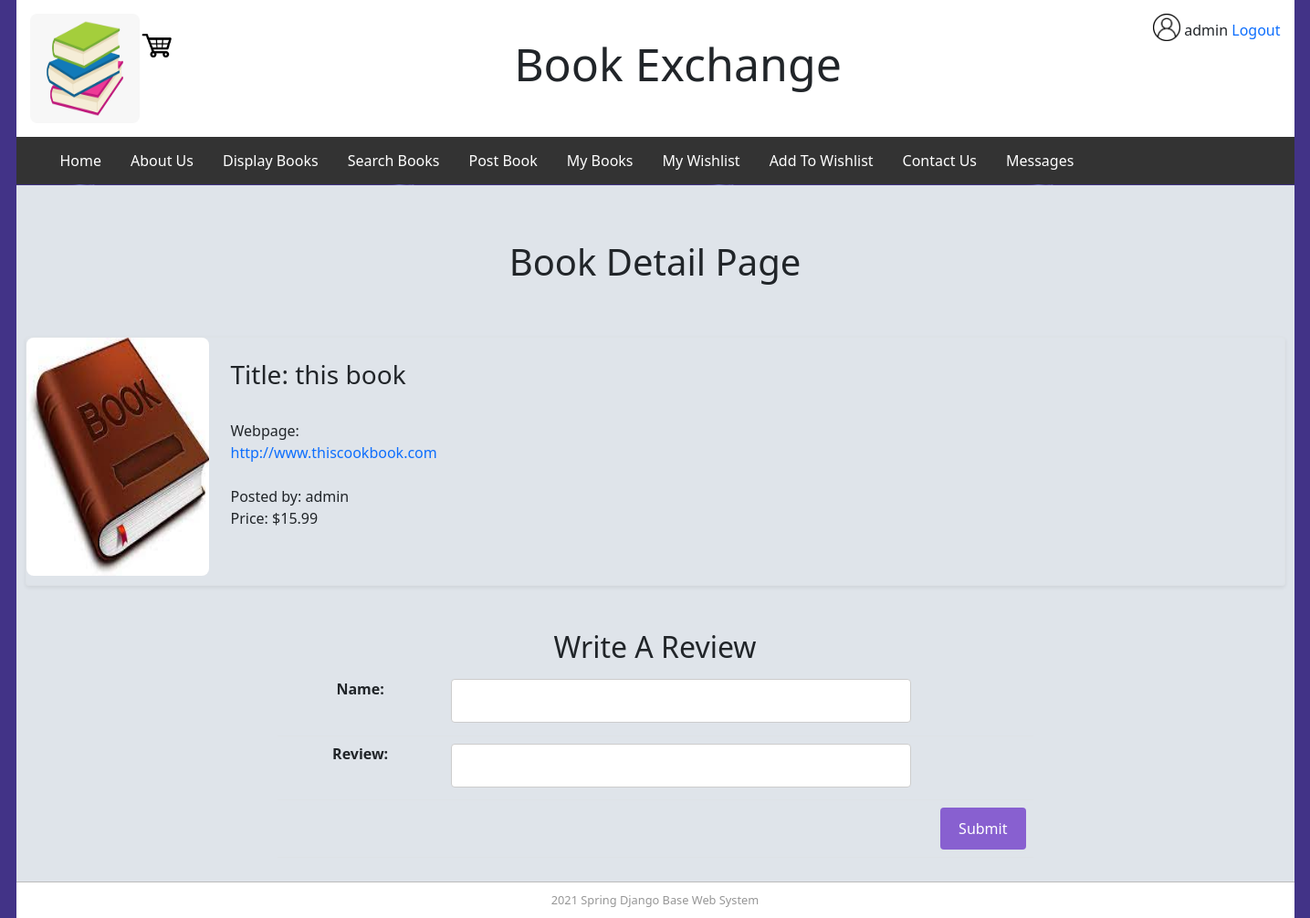
Page /book_detail/3 (signed in) on the committed database.
### bookMng/models.py (models this page shows, shortened)
class MainMenu(models.Model):
    item = models.CharField(max_length=200, unique=True)
    link = models.CharField(max_length=200, unique=True)

class Book(models.Model):
    name = models.CharField(max_length=200)
    web = models.URLField(max_length=200)
    price = models.DecimalField(decimal_places=2, max_digits=8)
    publishdate = models.DateField(auto_now=True)
    picture = models.FileField(upload_to='bookEx/static/uploads')
    pic_path = models.CharField(max_length=300, editable=False, blank=True)
    username = models.ForeignKey(User, blank=True, null=True, on_delete=models.CASCADE)

### bookMng/views.py (the view, shortened to what this page needs)
# urls.py: path('book_detail/<int:book_id>', views.book_detail, name='book_detail'),
@login_required(login_url=reverse_lazy('login'))
def book_detail(request, book_id):
    book = Book.objects.get(id=book_id)
    book.pic_path = book.picture.url[14:]
    form = ReviewForm()
    reviews = Review.objects.filter(bookid=book_id)
    return render(request,
                  'bookMng/book_detail.html',
                  {
                      'item_list': MainMenu.objects.all(),
                      'book': book,
                      'form': form,
                      'reviews': reviews,
                  })

### bookMng/forms.py
class ReviewForm(ModelForm):
    class Meta:
        model = Review
        fields = [
            'name',
            'review',
        ]

### bookEx/templates/bookMng/book_detail.html (shortened to what this page needs)
{% extends "base.html" %}
{% load static %}
{% block sidenav %}
  {% for item in item_list %}
     <li>
         <a href="{{ item.link }}"> {{ item.item }} </a>
     </li>
  {% endfor %}
{% endblock sidenav %}
{% block content %}
<h1> Book Detail Page</h1>
<div class="row mb-2">
    <div class="col-md-6">
    <div class="row g-0 border rounded overflow-hidden flex-md-row mb-4 shadow-sm h-md-250 position-relative">
        <div class="col-auto d-none d-lg-block">
            <img src="{% if book.picture %}
                              {% static book.pic_path %}
                         {% else %}
                              {% static 'logo.jpg' %}
                          {% endif %}" width="200" height="261" align="center"/>
        </div>
        <div class="col p-4 d-flex flex-column position-static">
                 <h3>Title: {{ book.name }}</h3>
<br/>
        Webpage: <a href = "{{ book.web }}"> {{ book.web }} </a>
        <br/>
                Posted by: {{ book.username }}
<br/>
                  Price: ${{ book.price }}
        </div>
    </div>
</div>
</div>
<h2 align="center">Write A Review</h2>
<form action="" enctype="multipart/form-data" method="post" novalidate>
    <table class="table">
        {{ form.as_table }}
        <tr>
            <td colspan="2">
                <input type="submit" value="Submit">
            </td>
        </tr>
    </table>
</form>
{% endblock content %}

### bookEx/templates/base.html (shortened to what this page needs)
{% load static %}
<html lang="en">
<head>
    <link rel="stylesheet" href="{% static 'main.css' %}"  type="text/css">
    <link rel="stylesheet" href="{% static 'bootstrap.min.css' %}" type="text/css"/>
</head>
<body>
<div id="wrapper">
    <header id="header">
        <div id="logo">
            <img src="{% static 'book_clip.png' %%}" width="120" height="120" style="float: left;"/>
            <span style="float: right;">
                {% if user.is_authenticated %}
                <img src="{% static 'person.png' %}" width="30" height="30"/>
                {{ user.username }}
                    <a href="{% url 'logout'%}?next=/">Logout</a>
                {% else %}
                    Not Logged in
                    <a href="{% url 'login' %}?next=/">Login</a>
                {% endif %}
            </span>
        </div>
        <div id="top_banner">
            <div id="imgtext">Book Exchange</div>
        </div>
        <div id="cart" >
 <a href="{% url 'cart' %}"><img src="{% static 'cart.png' %}" width="40" height="40"></a>
        </div>
    </header>
        <nav id="nav">
            <ul>
                {% block sidenav %}{% endblock sidenav %}
            </ul>
        </nav>
    <section id="main">
        {% block content %}{% endblock content %}
    </section>
    <footer id="footer">
        2021 Spring Django Base Web System
    </footer>
</div>
</body>
</html>

### bookEx/static/main.css (style rules this page uses)
body { background-image: url("patternbook.png"); background-repeat: repeat-y; background-position: center; font-family: Arial, Helvetica, sans-serif; }
#header { border-style: none; width: 1400px; height: 150px; background-color: #fff; }
#wrapper { margin-left: auto; margin-right: auto; width: 1400px; }
#footer { text-align: center; font-size: 0.8em; margin-top: 5px; padding-top:10px; padding-bottom: 10px; border-top: thin solid #bbbbbb; clear: both; color: #969696; background-color: #fff; width: 1400px; }
ul { list-style-type: none; margin: 0; padding: 0; overflow: hidden; background-color: #333; }
li { float: left; }
li a { display: block; color: white; text-align: center; padding: 14px 16px; text-decoration: none; }
#main { width: 1400px; float: left; align: center; height: auto; background-color: #dfe4ea; padding:10px; margin-top: -15px; }
#logo { padding: 15px; }
#top_banner { margin-left: 25px; position: relative; width: 100%; height: auto; }
#cart { vertical-align: bottom; position: relative; }
img { border-radius: 8px; margin-bottom: 10px; }
h1 { font-size: 40px; text-align: center; padding: 50px; }
#imgtext { position: absolute; top: 50%; left: 50%; transform: translate(-50%, -50%); font-size: 50px; vertical-align: center; margin-top: 40px; }
input[type=submit] { background-color: #8860D0; color: white; padding: 12px 20px; border: none; border-radius: 4px; cursor: pointer; float: right; }
input[type=text] , [type=number], [type=url], [type=password] { padding: 12px; border: 1px solid #ccc; border-radius: 4px; resize: vertical; width: 80%; }
.table { width: 60% !important; margin: auto; }
table th { padding-top: 12px; padding-bottom: 12px; text-align: center; background-color: #84CEEB; height: 70px; }
a:link, a:visited { text-decoration: none; }

### rows in the picture
MainMenu: item "Home"
MainMenu: item "About Us"
MainMenu: item "Display Books"
MainMenu: item "Search Books"
MainMenu: item "Post Book"
MainMenu: item "My Books"
MainMenu: item "My Wishlist"
MainMenu: item "Add To Wishlist"
MainMenu: item "Contact Us"
MainMenu: item "Messages"
Book: name "this book", web "http://www.thiscookbook.com", username "admin", price "15.99"

### other values in the picture
{{ user.username }} "admin"
